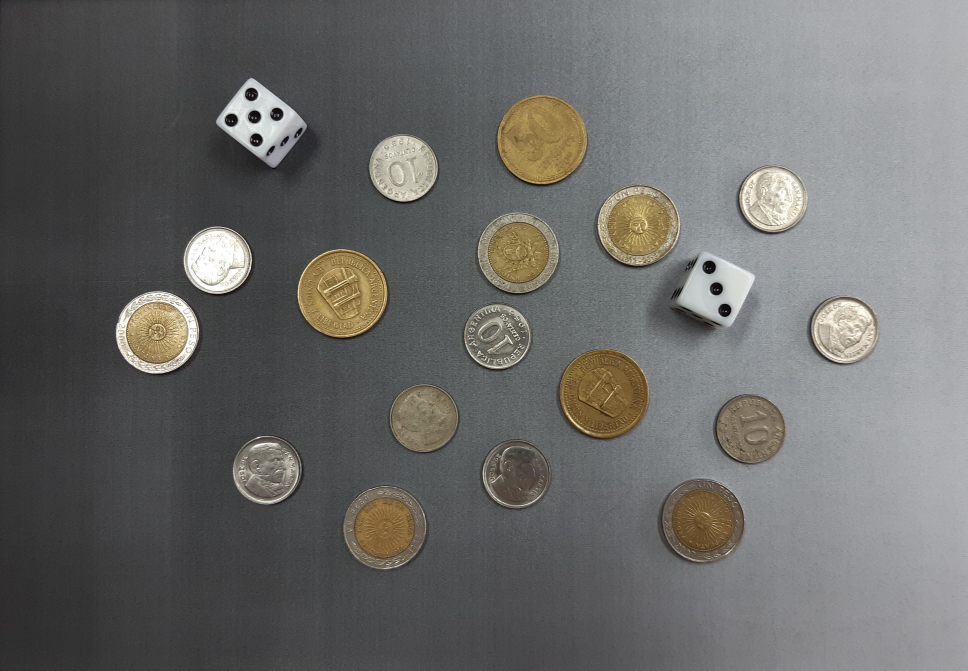
#> input picture TP2/monedas.jpg, 3871 x 2681 px, found by its file name (shown at 1/4 size)
$ python Tp2.py
#> lines starting #> are read from the running program, lines starting #| are printed output that depends on the picture; after the words box and inside, x2 and y2 are one past the last pixel; in counts of white or black regions, pixels touching at a corner belong together; long printed decimals are rounded
import cv2
import numpy as np

def show(window_title,img_name):
    # Display the resulting edge image
    cv2.imshow(window_title, img_name)

    # Wait for a key press and then close the window
    key = cv2.waitKey(0)
    if key == 27:
        cv2.destroyAllWindows()

# Load the image
img = cv2.imread('TP2/monedas.jpg')
#> img is the input picture: shape (2681, 3871, 3); mean B, G, R 105.5, 107.4, 107.5

# Get the size of the image
height, width, channels = img.shape
#> height = 2681; width = 3871; channels = 3

# Print the size of the image
print(f'The size of the image is {width}x{height} pixels with {channels} channels.')
#| The size of the image is 3871x2681 pixels with 3 channels.
relation = width/height
#> relation = 1.44
print(f'The relation of the image is {relation}')
#| The relation of the image is 1.444

# Resize the image to a specific size
width = 1280
height = int(width/relation)
#> height = 886

# Print the size of the image
print(f'The size of the image is {width}x{height} pixels with {channels} channels.')
#| The size of the image is 1280x886 pixels with 3 channels.

#resize image
img = cv2.resize(img, (width, height))
#> img: shape (886, 1280, 3)

# Convert the image to uint8 data type
img = img.astype(np.uint8)
show('Imagen original',img)
#> (key Esc is pressed here)

# Convert the image to grayscale
img_gray = cv2.cvtColor(img, cv2.COLOR_BGR2GRAY)
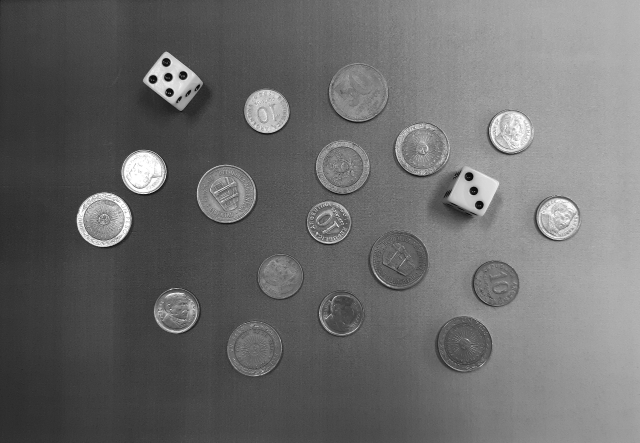
#> img_gray: shape (886, 1280) (shown at 1/2 size); min 0, max 255, mean 107.1
show('Imagen en gris',img_gray)
#> (key Enter is pressed here)

# Apply the Canny edge detection algorithm
img_edge = cv2.Canny(img_gray, 80, 200)
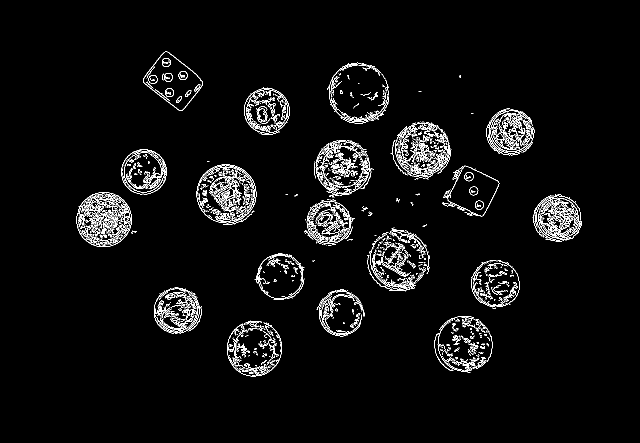
#> img_edge: shape (886, 1280) (shown at 1/2 size); 3.4% white in thin lines or dots, all inside (x1, y1, x2, y2) = (153, 103, 1164, 753)
show('Edges',img_edge)


#Define a kernel for the dilation
kernel = np.ones((3,3),np.uint8)
img_dil = cv2.dilate(img_edge,kernel,iterations = 1)
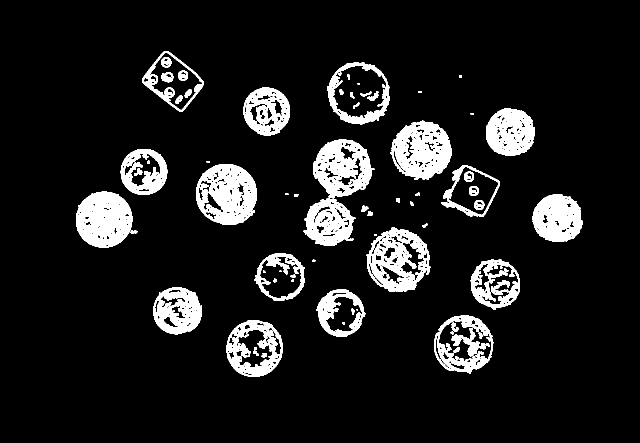
#> img_dil: shape (886, 1280) (shown at 1/2 size); 10.2% white; 80 white regions (4 under 20 px), largest, box (x1, y1, x2, y2) and area: (392, 328, 514, 450) 9460, (152, 383, 265, 495) 9408, (780, 241, 904, 360) 9197
# Display the resulting dilate image
show('Dilation', img_dil)


### ACA VIENE EL IMFILL HAY QUE VER COMO HACER

# Define the seed point for flood filling
seed_point = (550, 550)

# Define the color for flood filling
fill_color = (255, 255, 255)

# Define the lower and upper difference thresholds for flood filling
lo_diff = (10, 10, 10)
up_diff = (10, 10, 10)

# Define the mask for flood filling
mask = np.zeros((img_dil.shape[0] + 2, img_dil.shape[1] + 2), np.uint8)

# Perform flood filling on the image
cv2.floodFill(img_dil, mask, seed_point, fill_color, lo_diff, up_diff)
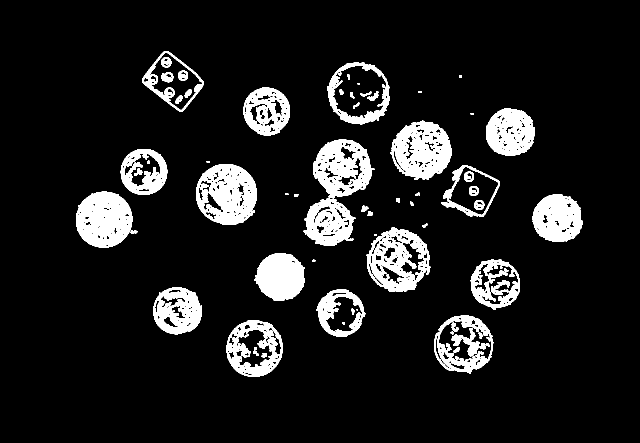
#> img_dil: shape (886, 1280) (shown at 1/2 size); 10.5% white; 75 white regions (3 under 20 px), largest, box (x1, y1, x2, y2) and area: (392, 328, 514, 450) 9460, (152, 383, 265, 495) 9408, (780, 241, 904, 360) 9197

# Display the resulting binary image
show('Binary Image', img_dil)


# Display the results
# show('Original Image', img)
# show('Segmented Image',)
